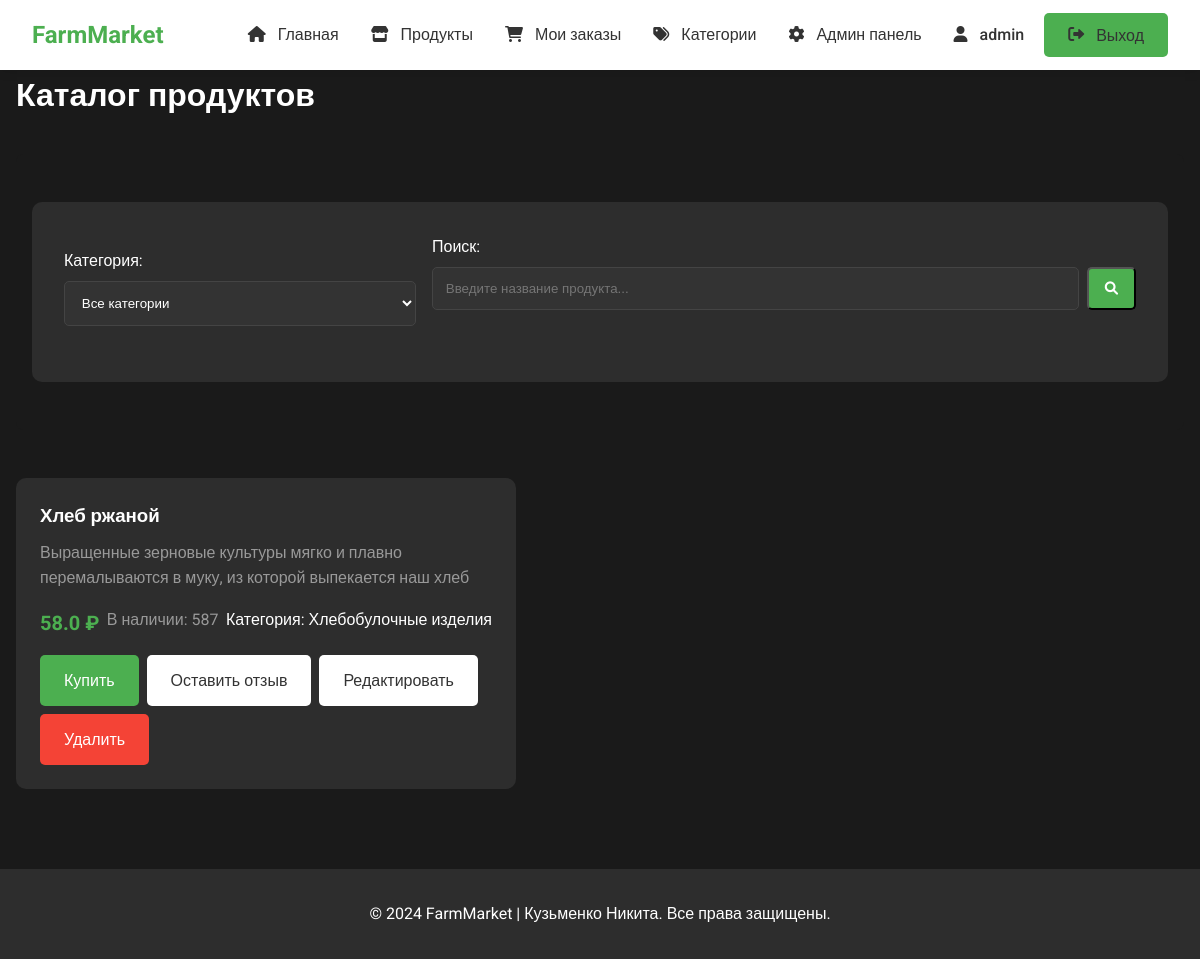
The page /products (signed in) on the database its author committed.
### application/db.py (models this page shows, shortened)
class User(db.Model, UserMixin):
    id = db.Column(db.Integer, primary_key=True)
    name = db.Column(db.String(150), nullable=True)
    surname = db.Column(db.String(150), nullable=True)
    email = db.Column(db.String(150), nullable=True, unique=True)
    password_hash = db.Column(db.String(150), nullable=True)
    role = db.Column(db.String(100), default='user') # roles: user, seller, admin
    created_at = db.Column(db.DateTime, default=datetime.now())
    @property
    def password(self):
        raise AttributeError('Password is not a readable attribute')

class Product(db.Model):
    id = db.Column(db.Integer, primary_key=True)
    name = db.Column(db.String(150), nullable=False)
    description = db.Column(db.Text, nullable=True)
    price = db.Column(db.Float, nullable=False)
    count = db.Column(db.Integer, nullable=False)
    seller_id = db.Column(db.Integer, db.ForeignKey('user.id'), nullable=False)
    category_id = db.Column(db.Integer, db.ForeignKey('category.id'), nullable=False)
    image = db.Column(db.String(255), nullable=True)
    category = db.relationship('Category', backref=db.backref('products', lazy=True))

class Category(db.Model):
    id = db.Column(db.Integer, primary_key=True)
    name = db.Column(db.String(100), nullable=False)
    description = db.Column(db.Text, nullable=True)

### application/views.py (the view)
@app.route('/products')
def products_list():
    category_id = request.args.get('category', type=int)
    search_query = request.args.get('search', '').lower()  # Приводим запрос к нижнему регистру
    query = Product.query
    if category_id:
        query = query.filter(Product.category_id == category_id)
    if search_query:
        query = query.filter(func.lower(Product.name).like(f'%{search_query}%'))
    products = query.all()
    categories = Category.query.all()
    return render_template('products/list.html',
                         products=products,
                         categories=categories,
                         selected_category=category_id,
                         search_query=search_query)

### application/app.py (called while the page is built)
@login_manager.user_loader
def load_user(user_id):
    from application.db import User
    return User.query.get(int(user_id))

### templates/products/list.html (shortened to what this page needs)
{% extends 'base.html' %}
{% block content %}
<div class="page-header">
    <h1>Каталог продуктов</h1>
</div>
<div class="products-filters">
    <form method="GET" class="filter-form" style="max-width: 100%;">
        <div class="form-group">
            <label>Категория:</label>
            <select name="category" class="form-control" onchange="this.form.submit()">
                <option value="">Все категории</option>
            </select>
        </div>
        <div class="form-group search-group">
            <label>Поиск:</label>
            <div class="search-input-group">
                <input type="text" name="search" class="form-control"
                       value="{{ search_query }}" placeholder="Введите название продукта...">
                <button type="submit" class="btn btn-primary">
                    <i class="fas fa-search"></i>
                </button>
            </div>
        </div>
    </form>
</div>
<div class="products-grid">
    {% if products %}
        {% for product in products %}
        <div class="product-card">
            <div class="product-info">
                <h3>{{ product.name }}</h3>
                <p class="product-description">{{ product.description }}</p>
                <div class="product-meta">
                    <span class="price">{{ product.price }} ₽</span>
                    <span class="stock">В наличии: {{ product.count }}</span>
                    <span class="category">Категория: {{ product.category.name if product.category else 'Не указана' }}</span>
                </div>
                <div class="product-actions">
                    {% if current_user.is_authenticated %}
                        <a href="{{ url_for('order_add', product_id=product.id) }}" class="btn btn-primary">Купить</a>
                        <a href="{{ url_for('review_add', product_id=product.id) }}" class="btn btn-secondary">Оставить отзыв</a>
                        {% if current_user.role == 'admin' or current_user.role == 'seller' %}
                            <a href="{{ url_for('product_edit', id=product.id) }}" class="btn btn-secondary">Редактировать</a>
                            <a href="{{ url_for('product_delete', id=product.id) }}" class="btn btn-danger" onclick="return confirm('Вы уверены?')">Удалить</a>
                        {% endif %}
                    {% endif %}
                </div>
            </div>
        </div>
        {% endfor %}
    {% else %}
        <div class="no-results">
            <p>Продукты не найдены</p>
        </div>
    {% endif %}
</div>
{% endblock %}

### templates/base.html (shortened to what this page needs)
<html>
    <head>
        <link rel="stylesheet" href="{{ url_for('static', filename='styles.css') }}">
        <link rel="stylesheet" href="https://cdnjs.cloudflare.com/ajax/libs/font-awesome/6.0.0/css/all.min.css">
    </head>
    <body>
        <nav class="navbar">
            <div class="nav-brand">
                <a href="{{ url_for('index') }}">FarmMarket</a>
            </div>
            <div class="nav-links">
                <a href="{{ url_for('index') }}"><i class="fas fa-home"></i> Главная</a>
                <a href="{{ url_for('products_list') }}"><i class="fas fa-store"></i> Продукты</a>
                {% if current_user.is_authenticated %}
                    <a href="{{ url_for('orders_list') }}"><i class="fas fa-shopping-cart"></i> Мои заказы</a>
                    {% if current_user.role == 'admin' %}
                        <a href="{{ url_for('categories_list') }}"><i class="fas fa-tags"></i> Категории</a>
                        <a href="{{ url_for('admin_panel.index') }}"><i class="fas fa-cog"></i> Админ панель</a>
                    {% endif %}
                {% endif %}
                <div class="auth-buttons">
                    {% if current_user.is_authenticated %}
                        <span class="user-info">
                            <i class="fas fa-user"></i> {{ current_user.name }}
                        </span>
                        <a href="{{ url_for('logout') }}" class="btn btn-primary">
                            <i class="fas fa-sign-out-alt"></i> Выход
                        </a>
                    {% endif %}
                </div>
            </div>
        </nav>
        <main class="container">
            {% block content %}
            {% endblock %}
        </main>
        <footer class="footer">
            <p>&copy; 2024 FarmMarket | Кузьменко Никита. Все права защищены.</p>
        </footer>
    </body>
</html>

### static/styles.css (style rules this page uses)
:root { --primary-color: #4CAF50; --primary-dark: #388E3C; --background-dark: #1a1a1a; --nav-bg: #ffffff; --text-light: #ffffff; --text-dark: #333333; --card-bg: #2d2d2d; }
* { margin: 0; padding: 0; box-sizing: border-box; }
body { font-family: 'Roboto', sans-serif; background-color: var(--background-dark); color: var(--text-light); line-height: 1.6; }
.navbar { background-color: var(--nav-bg); padding: 1rem 2rem; display: flex; justify-content: space-between; align-items: center; box-shadow: 0 2px 10px rgba(0, 0, 0, 0.1); }
.nav-brand a { color: var(--primary-color); font-size: 1.5rem; font-weight: 700; text-decoration: none; }
.nav-links { display: flex; align-items: center; gap: 2rem; }
.nav-links a { color: var(--text-dark); text-decoration: none; font-weight: 500; transition: color 0.3s ease; }
.btn { padding: 0.8rem 1.5rem; border-radius: 5px; text-decoration: none; font-weight: 500; transition: all 0.3s ease; }
.btn-primary { background-color: var(--primary-color); color: white; }
.btn-secondary { background-color: var(--text-light); color: var(--text-dark); }
form { max-width: 400px; margin: 2rem auto; padding: 2rem; background-color: var(--card-bg); border-radius: 10px; }
form div { margin-bottom: 1rem; }
form label { display: block; margin-bottom: 0.5rem; }
form input { width: 100%; padding: 0.8rem; border: 1px solid #444; border-radius: 5px; background-color: #333; color: var(--text-light); }
.footer { text-align: center; padding: 2rem; background-color: var(--card-bg); margin-top: 4rem; }
.container { max-width: 1200px; margin: 0 auto; padding: 0 1rem; }
.page-header { display: flex; justify-content: space-between; align-items: center; margin-bottom: 2rem; }
.products-grid { display: grid; grid-template-columns: repeat(auto-fill, minmax(300px, 1fr)); gap: 2rem; padding: 1rem 0; }
.product-card { background-color: var(--card-bg); border-radius: 10px; overflow: hidden; transition: transform 0.3s ease; min-width: 500px; max-width: 600px; }
.product-info { padding: 1.5rem; }
.product-description { color: #999; margin: 0.5rem 0; }
.product-meta { display: flex; justify-content: space-between; margin: 1rem 0; }
.price { font-size: 1.25rem; font-weight: 700; color: var(--primary-color); }
.stock { color: #999; }
.product-actions { display: flex; gap: 0.5rem; flex-wrap: wrap; }
.form-group { margin-bottom: 1.5rem; }
.form-control { width: 100%; padding: 0.8rem; border: 1px solid #444; border-radius: 5px; background-color: #333; color: var(--text-light); }
.btn-danger { background-color: #f44336; color: white; }
.user-info { color: var(--text-dark); margin-right: 1rem; font-weight: 500; }
.nav-links i { margin-right: 0.5rem; }
.products-filters { margin: 2rem 0; padding: 1rem; background: #1a1a1a; border-radius: 8px; }
.filter-form { display: flex; gap: 1rem; align-items: flex-end; }
.form-group { flex: 1; }
.search-group { flex: 2; }
.search-input-group { display: flex; gap: 0.5rem; }
.search-input-group input { flex: 1; }
.search-input-group button { padding: 0.5rem 1rem; }

### rows shown on the page
User: name "admin"
Product: name "Хлеб ржаной", description "Выращенные зерновые культуры мягко и плавно перемалываются в муку, из которой выпекается наш хлеб", price "58.0", count "587", category "Хлебобулочные изделия"
